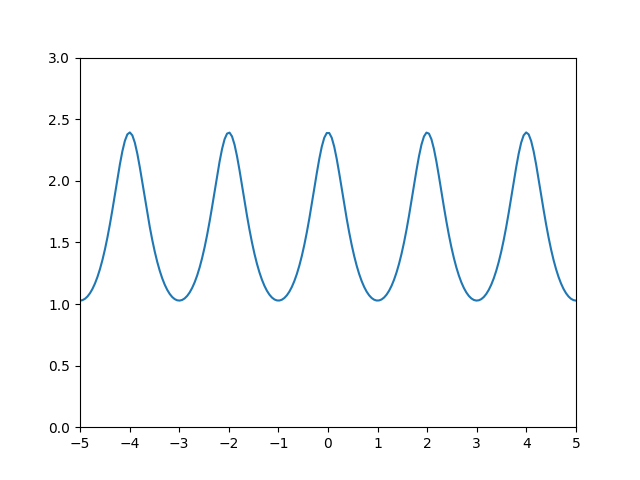

Here is the Python script that generated this plot:
import matplotlib.pyplot as plt
import numpy as np

n = 100
d, w, I = 2, 1, 0.5

def g(x, k):
    return I / ((k * d - x) ** 2 + w * w / 4)

def f(x):
    s = 0
    s += g(x, 0)
    for i in range(1, n + 1):
        s += g(x, i) + g(x, -i)
    return s

x = np.linspace(-5, 5, 200)
y = f(x)

plt.plot(x, y)
plt.xlim(-5, 5)
plt.ylim(0, 3)
plt.xticks(np.linspace(-5, 5, 11))
plt.yticks(np.linspace(0, 3, 7))
plt.show()
